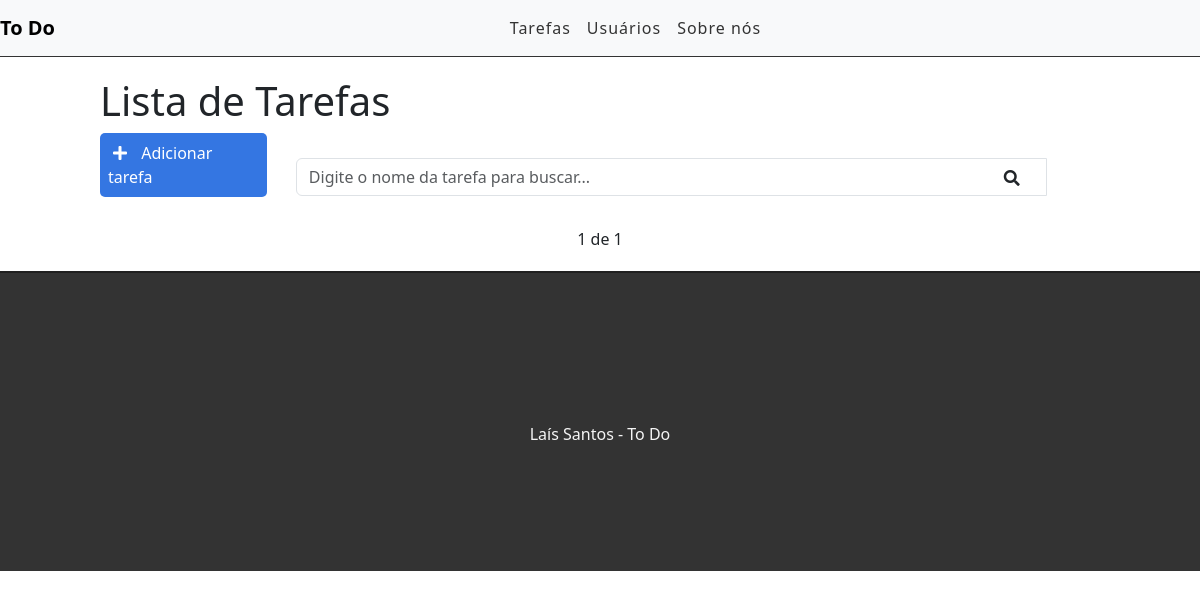
Before: / with the older database file.
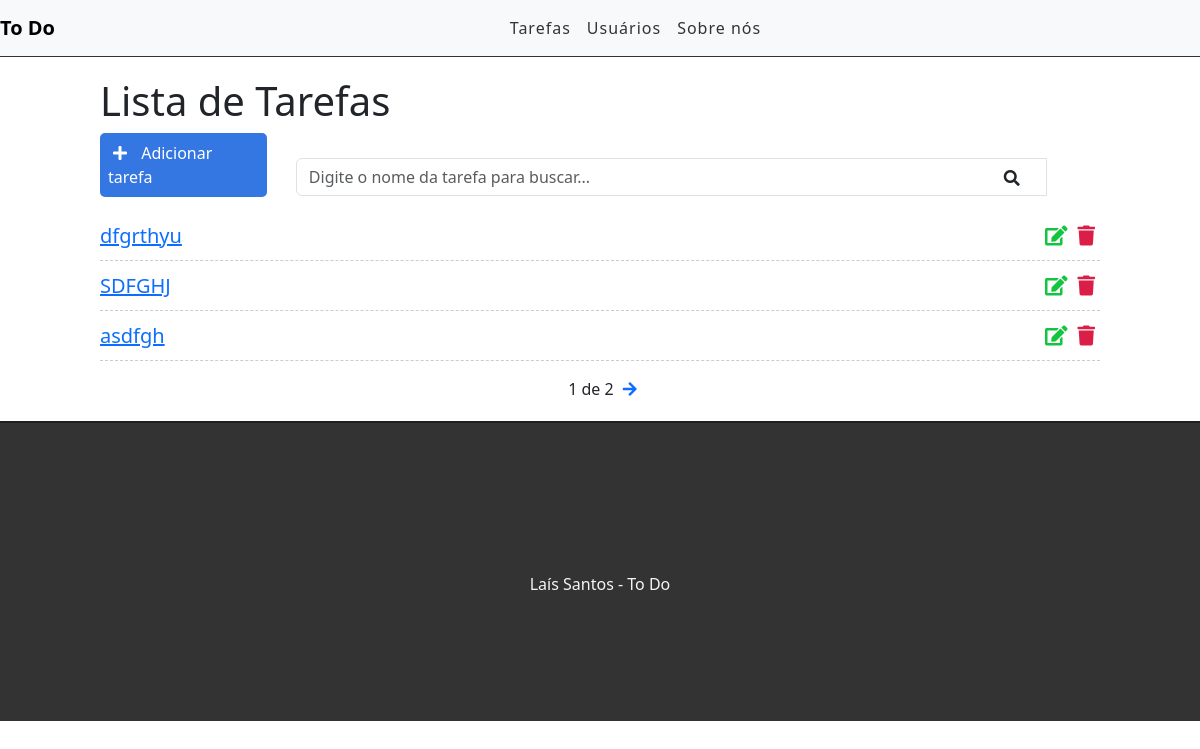
After: the same page with the newer database file.
### tasks/models.py (models this page shows, shortened)
class Task(models.Model):
    STATUS = (
        ("doing", 'Doing'),
        ("done", 'Done'),
    )
    title = models.CharField(max_length=255)
    description = models.TextField()
    done = models.CharField(
        max_length=5,
        choices=STATUS, #Choices -> é um select
    )
    created_at = models.DateTimeField(auto_now_add=True) #Dia, mês, ano e hoário. Atualiza assim que o registro for criado
    updated_at = models.DateTimeField(auto_now=True) #Sempre que atualiza

### tasks/views.py (the view)
# urls.py: path('', views.taskList, name='task-list'),
def taskList(request):
    tasks_list = Task.objects.all().order_by('-created_at')
    paginator = Paginator(tasks_list, 3) #para caso tenha mais de 3 páginas vão ser separados para a outra página
    page = request.GET.get('page')
    tasks = paginator.get_page(page) #vai mostrar 3 ná página que estã, página 1, 2...
    return render(request, 'tasks/list.html', {'tasks':tasks})

### tasks/templates/tasks/list.html (shortened to what this page needs)
{% extends 'base.html' %}
{% block conteudo %}
<div class="offset-1 col-10 list-div">
    <h1>Lista de Tarefas</h1>
    <a id="add-link" href="newtask/">
        <div class="col-2 add-div">
            <i class="fas fa-plus"></i> Adicionar tarefa
        </div>
    </a>
    <div class="col-9 search-div">
        <div class="input-group">
            <input class="form-control" type="text" id="search" name="search" placeholder="Digite o nome da tarefa para buscar...">
            <div class="input-group-append">
                <i class="fas fa-search"></i>
            </div>
        </div>
    </div>
    <ul class="task-list">
        {% for task in tasks %}
        <li class="task-item">
            <span><a href="/task/{{task.id}}">{{task.title}}</a></span>
            <a href="delete/{{task.id}}" class="delete-btn"><span><i class="fas fa-trash"></i></span></a>
            <a href="edit/{{task.id}}"><span><i class="fas fa-edit"></i></span></a>
        </li>
        {% endfor %}
    </ul>
    <div class="pagination">
        <span class="step-links">
            <span class="current">
                {{ tasks.number }} de {{ tasks.paginator.num_pages }}
            </span>
            {% if tasks.has_next %}
                <a href="?page={{ tasks.next_page_number }}"><i class="fas fa-arrow-right"></i></a>
            {% endif %}
        </span>
    </div>
</div>
{% endblock %}

Changed rows visible on the page:
added Task: title "dfgrthyu"
added Task: title "SDFGHJ"
added Task: title "asdfgh"
Other visible differences:
{{ tasks.paginator.num_pages }}: "1" → "2"
